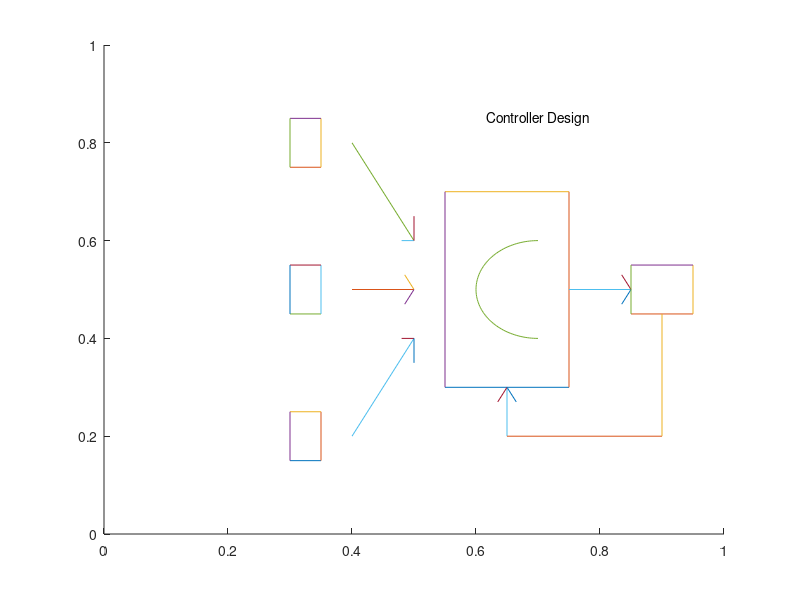

This figure's MATLAB source:
% ==========================================
% stimulation_visual_icon.m


% ==========================================
% Set up plot;
gca; cla;
axis([0 1 0 1]);
hold on;
set(gcf, 'position', [50 50 260 130]);

% ==========================================
% Begin:

plot([0.0 0.1 0.1 0.0; 0.1 0.1 0.0 0.0].*0.5+0.3, [0.0 0.0 0.1 0.1; 0.0 0.1 0.1 0.0]+0.15);
plot([0.0 0.1 0.1 0.0; 0.1 0.1 0.0 0.0].*0.5+0.3, [0.0 0.0 0.1 0.1; 0.0 0.1 0.1 0.0]+0.45);
plot([0.0 0.1 0.1 0.0; 0.1 0.1 0.0 0.0].*0.5+0.3, [0.0 0.0 0.1 0.1; 0.0 0.1 0.1 0.0]+0.75);

plot([0.00 0.16 0.20; 0.20 0.20 0.20].*0.5+0.4, [0.00 0.20 0.20; 0.20 0.20 0.15]+0.20);
plot([0.00 0.17 0.17; 0.20 0.20 0.20].*0.5+0.4, [0.10 0.13 0.07; 0.10 0.10 0.10]+0.40);
plot([0.00 0.16 0.20; 0.20 0.20 0.20].*0.5+0.4, [0.20 0.00 0.00; 0.00 0.00 0.05]+0.60);

plot([0.0 0.4 0.4 0.0; 0.4 0.4 0.0 0.0].*0.5+0.55, [0.0 0.0 0.4 0.4; 0.0 0.4 0.4 0.0]+0.3);
plot((sin([-pi:pi/90:0])).*0.1+0.7, (0.5+0.5.*cos([0:pi/90:pi])).*0.2+0.4);

plot([0.00 0.17 0.17; 0.20 0.20 0.20].*0.5+0.75, [0.10 0.13 0.07; 0.10 0.10 0.10]+0.40);
plot([0.0 0.1 0.1 0.0; 0.1 0.1 0.0 0.0]+0.85, [0.0 0.0 0.1 0.1; 0.0 0.1 0.1 0.0]+0.45);
plot([0.10 0.07 0.13; 0.10 0.10 0.10].*0.5+0.6, [0.00 0.07 0.07; 0.10 0.10 0.10]+0.2);
plot([0.00 0.25; 0.25 0.25]+0.65, [0.00 0.00; 0.00 0.25]+0.2);

text(0.7, 0.85, 'Controller Design', 'VerticalAlignment', 'middle', 'HorizontalAlignment', 'center');

% ==========================================
% End of file